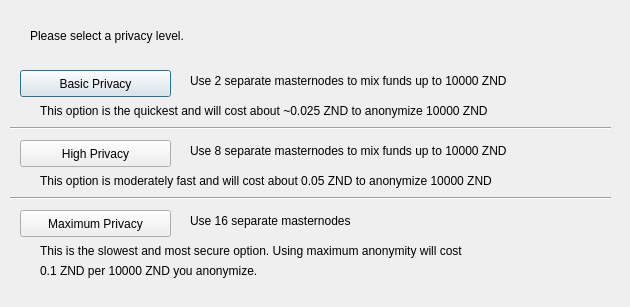
<?xml version="1.0" encoding="UTF-8"?>
<ui version="4.0">
 <class>ObfuscationConfig</class>
 <widget class="QDialog" name="ObfuscationConfig">
  <property name="geometry">
   <rect>
    <x>0</x>
    <y>0</y>
    <width>630</width>
    <height>307</height>
   </rect>
  </property>
  <property name="windowTitle">
   <string>Configure Obfuscation</string>
  </property>
  <widget class="QPushButton" name="buttonBasic">
   <property name="geometry">
    <rect>
     <x>20</x>
     <y>70</y>
     <width>151</width>
     <height>27</height>
    </rect>
   </property>
   <property name="text">
    <string>Basic Privacy</string>
   </property>
  </widget>
  <widget class="QPushButton" name="buttonHigh">
   <property name="geometry">
    <rect>
     <x>20</x>
     <y>140</y>
     <width>151</width>
     <height>27</height>
    </rect>
   </property>
   <property name="text">
    <string>High Privacy</string>
   </property>
  </widget>
  <widget class="QPushButton" name="buttonMax">
   <property name="geometry">
    <rect>
     <x>20</x>
     <y>210</y>
     <width>151</width>
     <height>27</height>
    </rect>
   </property>
   <property name="text">
    <string>Maximum Privacy</string>
   </property>
  </widget>
  <widget class="QLabel" name="label">
   <property name="geometry">
    <rect>
     <x>30</x>
     <y>20</y>
     <width>571</width>
     <height>31</height>
    </rect>
   </property>
   <property name="text">
    <string>Please select a privacy level.</string>
   </property>
  </widget>
  <widget class="QLabel" name="label_2">
   <property name="geometry">
    <rect>
     <x>190</x>
     <y>70</y>
     <width>421</width>
     <height>21</height>
    </rect>
   </property>
   <property name="text">
    <string>Use 2 separate masternodes to mix funds up to 10000 ZND</string>
   </property>
  </widget>
  <widget class="QLabel" name="label_3">
   <property name="geometry">
    <rect>
     <x>190</x>
     <y>140</y>
     <width>411</width>
     <height>21</height>
    </rect>
   </property>
   <property name="text">
    <string>Use 8 separate masternodes to mix funds up to 10000 ZND</string>
   </property>
  </widget>
  <widget class="QLabel" name="label_4">
   <property name="geometry">
    <rect>
     <x>190</x>
     <y>210</y>
     <width>421</width>
     <height>21</height>
    </rect>
   </property>
   <property name="text">
    <string>Use 16 separate masternodes</string>
   </property>
  </widget>
  <widget class="QLabel" name="label_6">
   <property name="geometry">
    <rect>
     <x>40</x>
     <y>100</y>
     <width>561</width>
     <height>21</height>
    </rect>
   </property>
   <property name="text">
    <string>This option is the quickest and will cost about ~0.025 ZND to anonymize 10000 ZND</string>
   </property>
  </widget>
  <widget class="QLabel" name="label_7">
   <property name="geometry">
    <rect>
     <x>40</x>
     <y>170</y>
     <width>561</width>
     <height>21</height>
    </rect>
   </property>
   <property name="text">
    <string>This option is moderately fast and will cost about 0.05 ZND to anonymize 10000 ZND</string>
   </property>
  </widget>
  <widget class="QLabel" name="label_8">
   <property name="geometry">
    <rect>
     <x>40</x>
     <y>240</y>
     <width>561</width>
     <height>21</height>
    </rect>
   </property>
   <property name="text">
    <string>This is the slowest and most secure option. Using maximum anonymity will cost</string>
   </property>
  </widget>
  <widget class="QLabel" name="label_9">
   <property name="geometry">
    <rect>
     <x>40</x>
     <y>260</y>
     <width>561</width>
     <height>21</height>
    </rect>
   </property>
   <property name="text">
    <string>0.1 ZND per 10000 ZND you anonymize.</string>
   </property>
  </widget>
  <widget class="Line" name="line">
   <property name="geometry">
    <rect>
     <x>10</x>
     <y>120</y>
     <width>601</width>
     <height>16</height>
    </rect>
   </property>
   <property name="orientation">
    <enum>Qt::Horizontal</enum>
   </property>
  </widget>
  <widget class="Line" name="line_2">
   <property name="geometry">
    <rect>
     <x>10</x>
     <y>190</y>
     <width>601</width>
     <height>16</height>
    </rect>
   </property>
   <property name="orientation">
    <enum>Qt::Horizontal</enum>
   </property>
  </widget>
 </widget>
 <resources/>
 <connections/>
</ui>
